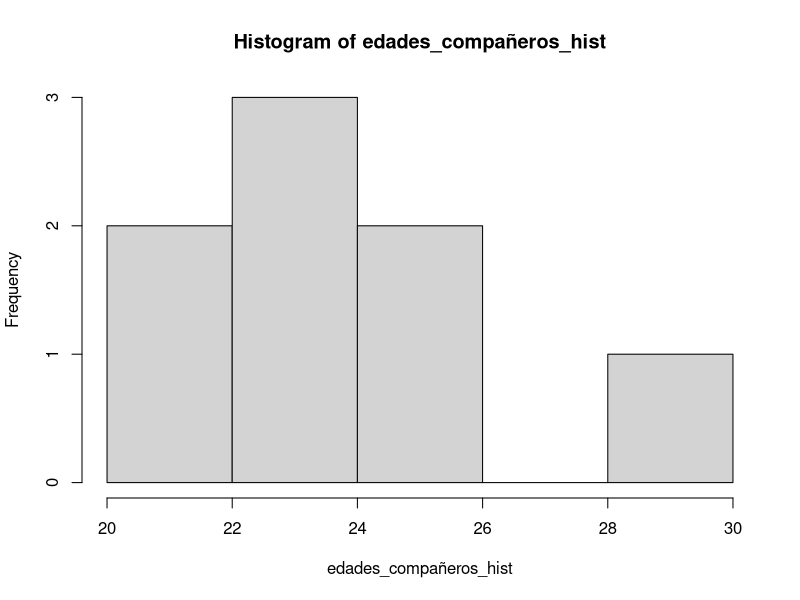
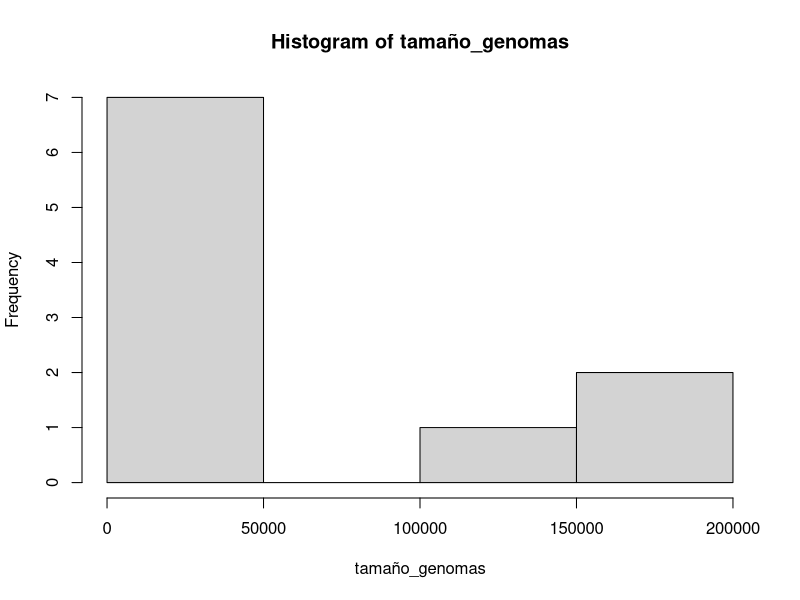
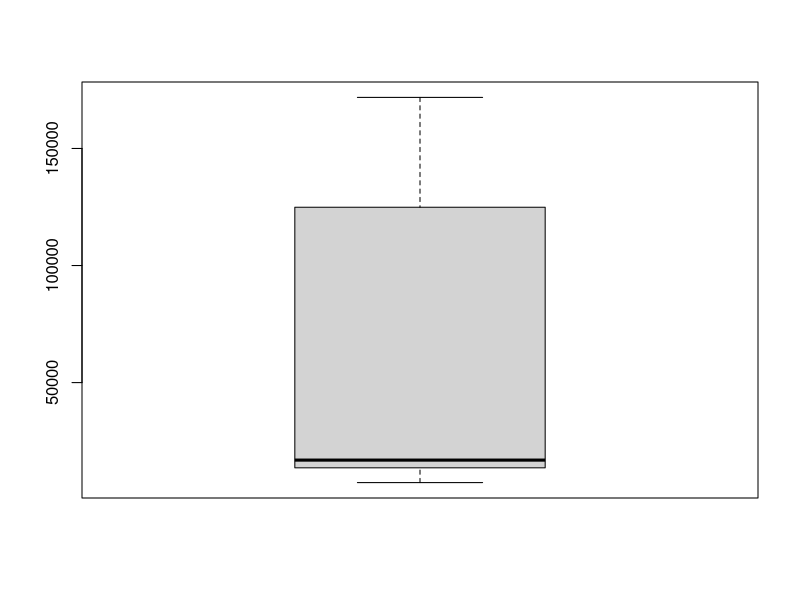
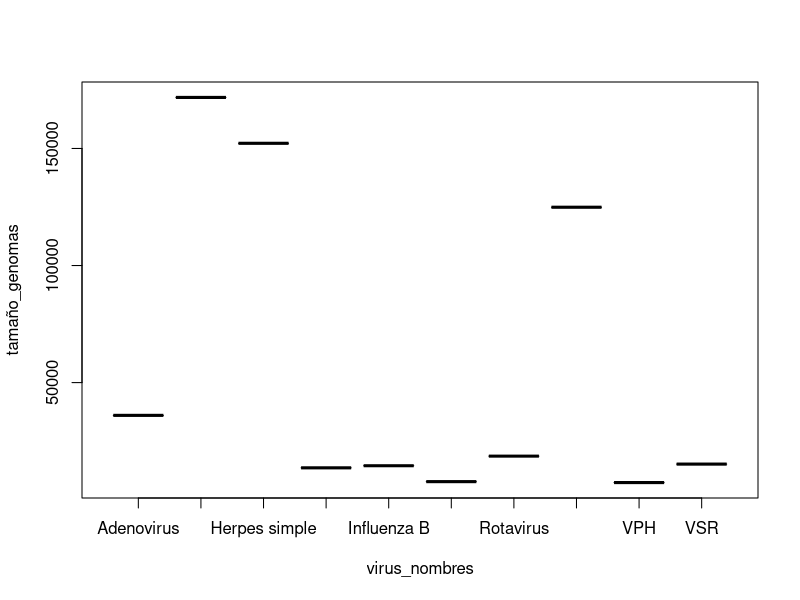

Generate these figures, in order, with R:
####### Tarea 1: Bioinfo posgrado#### 
#### Ejercicios del capítulo 3 ###

#####1. Dado un vector x, escribe un código que determine si todos los elementos del 
#vector son iguales a cero utilizando la función all().

#creando vector 
X <- c(1:10)
X
all(X == 0)
#resultado: FALSE

#####2. Escribe un código que tome un vector x y devuelva TRUE si hay algún 
#elemento repetido en el vector, utilizando la función any().
X <- rep(X, 2)
X
any(X == X) #resultado: TRUE

#####3. Dado un vector x, escribe una función que determine si todos los elementos del 
#vector son iguales entre sí utilizando la función all().
print(X[11]) #esta línea imprime el valor asignado en la posición 11 de mi vector X.

all(X[1] == X) #si todos los valores son iguales al primero, entonces, todos 
#son iguales entre sí. Para este caso, no lo son. 

##### 4. Escribe una función que tome dos vectores (“x” y “y”) y devuelva TRUE 
#si ambos vectores tienen algún elemento en común, utilizando la función any()
Y <- c(10:19); Y <- rep(Y, 2)


##### 5. Escribe una función que tome dos vectores (“x” y “y”) y devuelva TRUE si 
#todos los elementos del vector x son mayores que los elementos correspondientes 
#en el vector y, utilizando la función all().
all( X > Y) #Falso debido a los valores que yo asigné a mis vectores. 
#modificando valores 
X <- X*11
X
all( X > Y) #ahora sí, el resultado es verdadero. 

#####6 . Dado un vector x, escribe una función que determine si todos los elementos del 
#vector son menores que cero utilizando la función all().
all(X < 0)

##### 7. Escribe una función que tome dos vectores (“x” y “y”) y devuelva TRUE 
#si al menos un elemento del vector x es mayor que los elementos correspondientes 
#en el vector y, utilizando la función any().
any(X > Y) #TRUE

##### 8. Dado un vector x, escribe una función que determine si todos los 
#elementos del vector son iguales a un valor específico a utilizando la 
#función all().
all(X == 2) #FALSE dado que los valores del vector, aunque se repiten, ninguno es 2 y
#el vector no está compuesto únicamente por el valor "2" repetido.
all(X == "Hola")  #ningun valor del vector es de texto.

##### 9. Escribe una función que tome dos vectores (“x” y “y”) y devuelva TRUE 
#si al menos un elemento del vector x es menor que los elementos correspondientes 
#en el vector y, utilizando la función any().
X <- X/10 #para que el resultado del ejercicio sea TRUE
X
any(X < Y)

##### Operaciones con vectores ####
##### 10. ¿qué función tienen los siguientes comandos?
help(sd) #calcula la desviación estándar de un conjunto de datos dado un vector X.
help(quantile) #calcula quantiles de un vector dado x dependiendo de la 
#probabilidad que se le asinge.

##### 11. ¿Cuál es el promedio de las edades sin contar la de Beth? 
#copiando comandos para generar data frame de "EDADES"
edades <- c(35,35,70,17,14) 
nombres <- c("Jerry","Beth","Rick", "Summer","Morty")
names(edades) <- nombres 
edades #se copió todo de manera correcta.
mean(edades[-2]) #no funciona si usamos el nombre "Beth" en lugar de su 
#posición en el vector

##### 12. Quiten a Morty del vector, ordénenlo y guárdenlo como un nuevo objeto.
Morty <- edades[5]
Morty
edades_sMorty <- edades[-5]
edades_sMorty
##### 12. ¿Hay alguna edad que sea mayor de 75? ¿Menor de 12? ¿Entre 12 y 20?
any(edades > 60)
any(edades < 12)
any(edades >= 12); any(edades <= 20)

###### Tamaños de genomas ####
#13. Generar vector de edades de 10 compañeros, asígnales nombre.
edades_compañeros <- seq(from = 21, to = 30, by= 1)
edades_compañeros <- sample(edades_compañeros, replace = TRUE)
nombres_compñeros <- c("Amairani", "Itzel", "Vanessa", "Eliseo", "Melanie", "CLaudia",  
                       "Carolina", "Diana", "Eren", "Bernardo")
names(edades_compañeros) <- nombres_compñeros 
edades_compañeros
# Encuentra el mínimo,máximo, media, mediana, la desviación estándar, la 
#longitud del vector y selecciona sólo los elementos impares.
range(edades_compañeros)
mean(edades_compañeros)
median(edades_compañeros)
sd(edades_compañeros)
length(edades_compañeros)
edades_compañeros_orden <- sort(edades_compañeros)
edades_compañeros_orden
#
any(edades_compañeros == edades_compañeros)
which(edades_compañeros == edades_compañeros)
#
#evidentemente esto no me está dando lo que necesito porque la lógica con la
#cual funcionan es diferente.
edades_impar <- edades_compañeros[edades_compañeros %% 2 != 0]
edades_impar
# lo que hace el paso anterior es dividir cada componente del vector en 2, 
#si el residuo de la división es 0, significa que el número puede divirse en dos sin problema 
#(sin numeros decimales), por lo que es número par. Si el residuo de la división es mayor a 0,
#quiere decir que no es un numero par. Esto lo investigué en la red, cabe aclarar.


# Elimina el máximo y el mínimo y con el vector resultante realiza un histograma.
edades_compañeros <- sort(edades_compañeros)
edades_compañeros_hist<- edades_compañeros[-c(1, 10)] 
edades_compañeros_hist
hist(edades_compañeros_hist)
# Crea un vector de caracteres con diez nombres de especies y asocialo con su 
#número de acceso de NCBI para su genoma en nucleótidos.
especies_AccNum_nombres <- c("Saccharomyces cerevisiae", "Escherichia coli", "Pseduomonas aeruginosa", "Candida albicans", 
                     "Proteus mirabilis", "Saccharomyces pastorianus", "Candida tropiccalis", "Mycobacterium tuberculosis",
                     "Streptococcus pneumoniae", "Gardnerella vaginalis")
especies_AccNum <- c("GCA_000146045.2", "GCA_000008865.2", "GCA_000006765.1", "GCA_000182965.3", "GCA_000069965.1", 
                     "GCA_011022315.1", "GCA_000006335.3", "GCA_000195955.2", "GCA_001457635.1", "GCA_001042655.1")
names(especies_AccNum) <- especies_AccNum_nombres
especies_AccNum

###### 14. Crea un vector con los meses en los que todas las alumnas del grupo 
#cumplen años. 3. Aprovecha los levels para generar un objeto que guarde el 
#número de estudiantes que cumplen años cada mes.
meses_cumpleaños <- c("Febrero", "Marzo", "Abril", "Abril", "Junio", "Julio", "Marzo", "Septiembre", "Octubre", 
          "Noviembre", "Octubre")
as.factor(meses_cumpleaños)
numero_estudiantes_cada_mes <- table(meses_cumpleaños)
numero_estudiantes_cada_mes

##### 15. 
virus_nombres <- c("Influenza A", "Influenza B", "Norovirus", "VPH", "Varicela-Zoster", "Herpes simple",
                   "Rotavirus", "VSR", "Epstein Barr", "Adenovirus")
acc_num <- c("GCA_000865725.1", "GCA_000820495.2", "GCA_000864005.1", "GCA_001274345.1", "GCA_000858285.1", 
             "GCA_000859985.2", "GCA_000880735.1", "GCA_964661075.1", "GCA_002402265.1", "GCA_025630205.1	")
tamaño_genomas <- c(13600, 14500, 7700, 7300, 124900, 152200, 18600, 15200, 171800, 36000)

names(acc_num) <- virus_nombres
acc_num
names(tamaño_genomas) <- virus_nombres 
tamaño_genomas
tamaño_genomas[which(tamaño_genomas > 300)]
#lo haré con mayores y menores a 8000 para que no sea un vector vacío
menores <- tamaño_genomas[which(tamaño_genomas < 8000)]
menores
mayores <- tamaño_genomas[which(tamaño_genomas  > 8000)]
mayores
hist(tamaño_genomas)
boxplot(tamaño_genomas) #así me genera una sola caja, puesto que es únicamente
                        #un cojunto de datos y realiza los cálculos con ese conjunto de datos.
boxplot(tamaño_genomas ~ virus_nombres) #utilizando la fórmula de esta manera
                                        #ya me muestra todos los virus diferentes,
                                        #pero no puede hacer los cálculos 
                                        #que se representan en un boxplot
                                     
